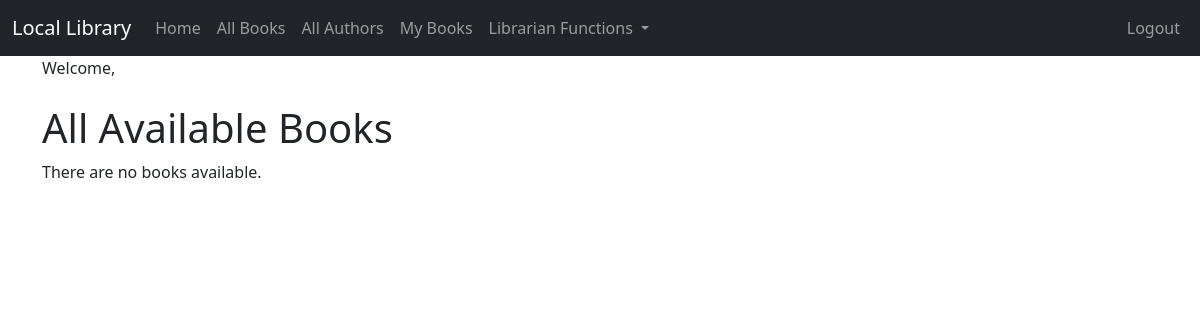
Page /available/ (signed in) on the earlier database version.
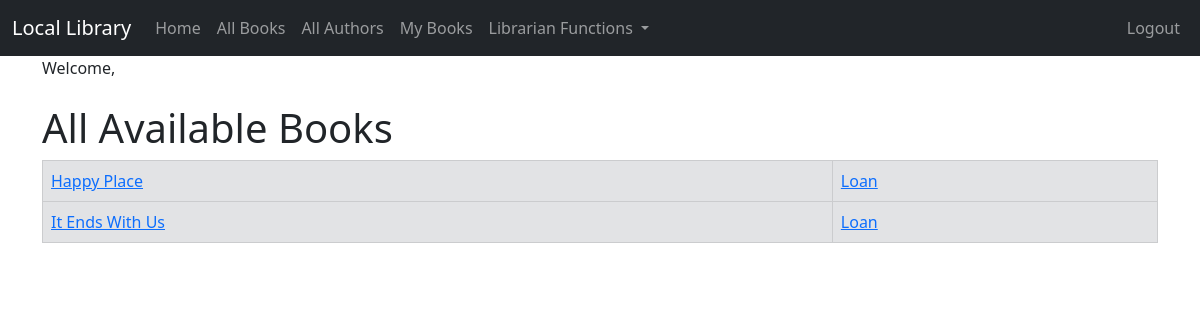
Same page on the later database version.
### catalog/models.py (models this page shows, shortened)
class BookInstance(models.Model):
    id = models.UUIDField(primary_key=True, default=uuid.uuid4, help_text='Unique ID for this particular book across whole library')
    book = models.ForeignKey('Book', on_delete=models.RESTRICT, null=True)
    imprint = models.CharField(max_length=200)
    due_back = models.DateField(null=True, blank=True)
    LOAN_STATUS = (
        ('m', 'Maintenance'),
        ('o', 'On loan'),
        ('a', 'Available'),
        ('r', 'Reserved'),
    )
    status = models.CharField(
        max_length=1,
        choices=LOAN_STATUS,
        blank=True,
        default='m',
        help_text='Book availability',
    )
    borrower = models.ForeignKey(User,
                                 on_delete=models.SET_NULL, null=True, blank=True)
    class Meta:
        ordering = ['due_back']

class Book(models.Model):
    title = models.CharField(max_length=200)
    author = models.ForeignKey('Author', on_delete=models.RESTRICT, null=True)
    summary = models.TextField(max_length=1000, help_text='Enter a brief description of the book')
    isbn = models.CharField('ISBN', max_length=13, unique=True, help_text='13 Character ISBN number')
    image = models.ImageField(upload_to='books/', blank=True, null=True)
    genre = models.ManyToManyField(Genre, help_text='Select a genre for this book')

### catalog/views.py (the view)
# urls.py: path('available/', views.AvailBooksListView.as_view(), name='all_available'),
class AvailBooksListView(generic.ListView):
    model = BookInstance
    template_name = 'catalog/bookinstance_list_available.html'
    paginate_by = 10
    def get_queryset(self):
        return BookInstance.objects.filter(status__exact='a').order_by('book__title')

### catalog/templates/catalog/bookinstance_list_available.html
{% extends "catalog/base.html" %}
{% block content %}
    {% if perms.catalog.edit_bookinstance %}
        <h1>All Available Books</h1>
        {% if bookinstance_list %}
            <table class="table table-bordered">
                {% for bookinst in bookinstance_list %}
                    <tr class="table-secondary">
                        <td><a href="{% url 'book_detail' bookinst.book.pk %}">{{ bookinst.book.title }}</a></td>
                        <td><a href="{% url 'loan_book_librarian' bookinst.id %}">Loan</a></td>
                    </tr>
                {% endfor %}
            </table>
        {% else %}
            <p>There are no books available.</p>
        {% endif %}
    {% else %}
        <p>You do not have authorization to view this feature</p>
    {% endif %}
{% endblock %}

Differences in the rows shown:
added BookInstance: book "Happy Place"
added BookInstance: book "It Ends With Us"
Other differences:
text no longer shown: "There are no books available."
